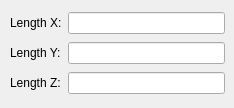
                      <widget class="QWidget" name="box_tab_2">
                       <attribute name="title">
                        <string>Box</string>
                       </attribute>
                       <widget class="QWidget" name="layoutWidget_3">
                        <property name="geometry">
                         <rect>
                          <x>10</x>
                          <y>10</y>
                          <width>215</width>
                          <height>89</height>
                         </rect>
                        </property>
                        <layout class="QGridLayout" name="gridLayout_7">
                         <item row="0" column="0">
                          <widget class="QLabel" name="label_23">
                           <property name="text">
                            <string>Length X:</string>
                           </property>
                          </widget>
                         </item>
                         <item row="0" column="1">
                          <widget class="QLineEdit" name="lineEdit_21"/>
                         </item>
                         <item row="1" column="0">
                          <widget class="QLabel" name="label_24">
                           <property name="text">
                            <string>Length Y:</string>
                           </property>
                          </widget>
                         </item>
                         <item row="1" column="1">
                          <widget class="QLineEdit" name="lineEdit_22"/>
                         </item>
                         <item row="2" column="0">
                          <widget class="QLabel" name="label_25">
                           <property name="text">
                            <string>Length Z:</string>
                           </property>
                          </widget>
                         </item>
                         <item row="2" column="1">
                          <widget class="QLineEdit" name="lineEdit_23"/>
                         </item>
                        </layout>
                       </widget>
                      </widget>
